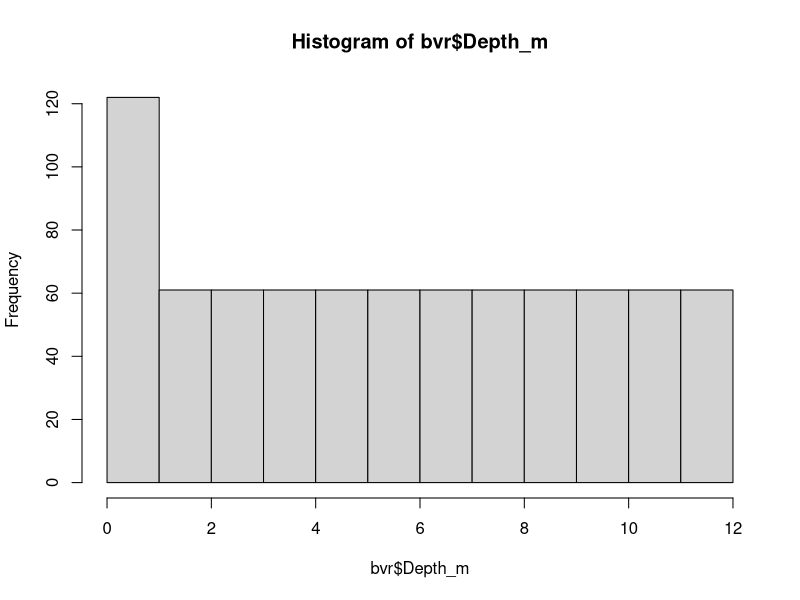
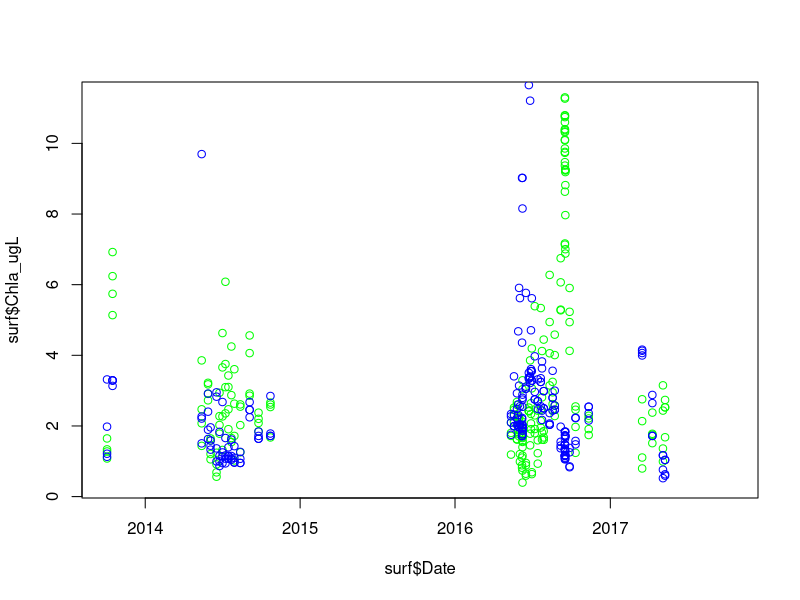
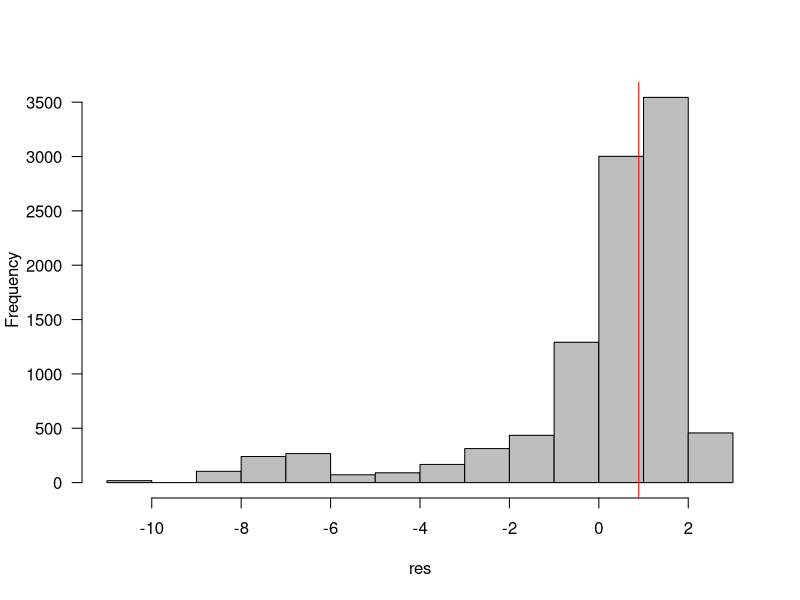
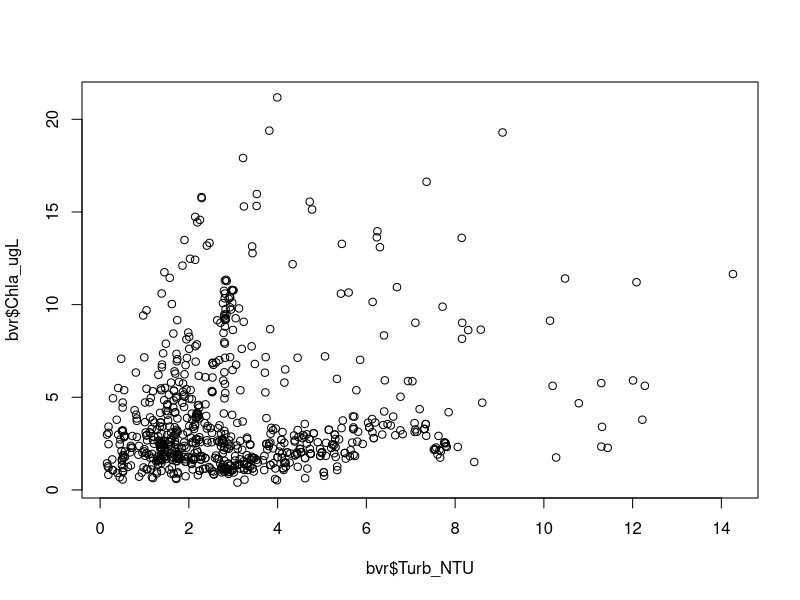
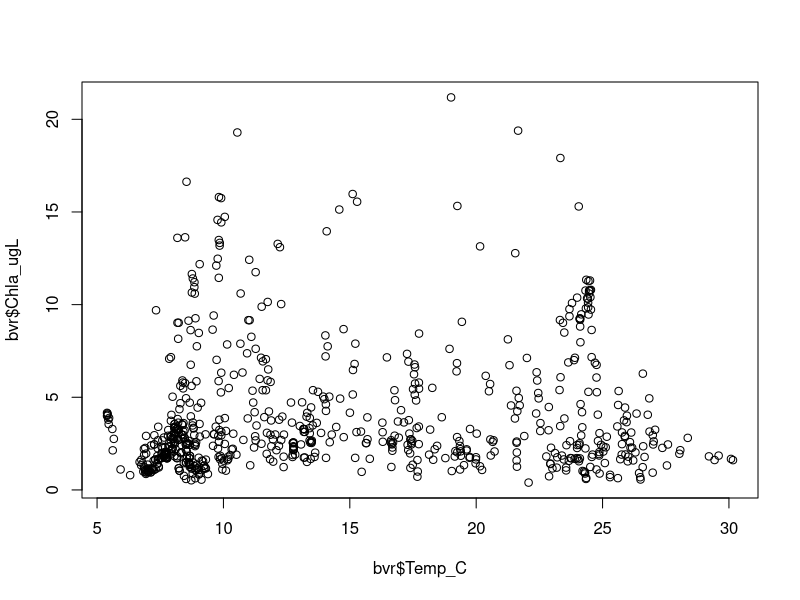

Generate these figures, in order, with R:
# Week 5 Assignment
# formulate two hypotheses and describe how you would test them with 
# 1) and permutation and 2) and classic test


library(tidyverse)

bvr <- read.csv("./BVR_CTD.csv")
bvr$Date <- as.Date(bvr$Date, format = "%Y-%m-%d")

# hypothesis #1--chlorophyll a will be higher in surface waters than in the bottom waters
hist(bvr$Depth_m)
unique(bvr$Depth_m)
# make a vector of surface measurements and bottom measurements of chlorophyll
surf <- bvr[bvr$Depth_m<=3.0,]
bottom <- bvr[bvr$Depth_m>=9.0,]
plot(surf$Date, surf$Chla_ugL, col = 'green')
points(bottom$Date, bottom$Chla_ugL, col = 'blue')

surf <- surf$Chla_ugL
surf <- na.omit(surf)
bottom <- bottom$Chla_ugL
bottom <- na.omit(bottom)

res <- NA

for(i in 1:10000){
  boot <- sample(c(surf, bottom)) 
  surfboot <- boot[1:length(surf)]
  bottomboot <- boot[length(surf)+1]
  res[i] <- mean(surfboot) - mean(bottomboot)
  
}

obs <- mean(surf)-mean(bottom)
obs

hist(res,col="gray",las=1,main="")
abline(v=obs,col="red")

##so how do we get our p-value?
res[res>=obs]
length(res[res>=obs])
length(res[res>=obs])/10000
mean(res>=obs)        
# p value says there is no significant difference
# this is interesting because BVR reservoir is actually known for having a deep chlorophyll maximum
# in other words, there are algae that are specifially suited to low light environments and
# thrive deeper in the water column in BVR, so this does make sense that there would be high
# algal biomass deeper in this reservoir

# Hypothesis #2--Chlorophyll a and turbidity are correlated
plot(bvr$Turb_NTU, bvr$Chla_ugL)
plot(bvr$Temp_C, bvr$Chla_ugL)

shapiro.test(bvr$Chla_ugL) # not normal
shapiro.test(bvr$Turb_NTU) # not normal
# log transform first
bvr$chla_log <- log(bvr$Chla_ugL)
bvr$turb_log <- log(bvr$Turb_NTU)

chla <- bvr$chla_log
turb <- bvr$turb_log
# now run the correlation
cor.test(chla, turb)

# correlation of 0.15, not a strong relationship